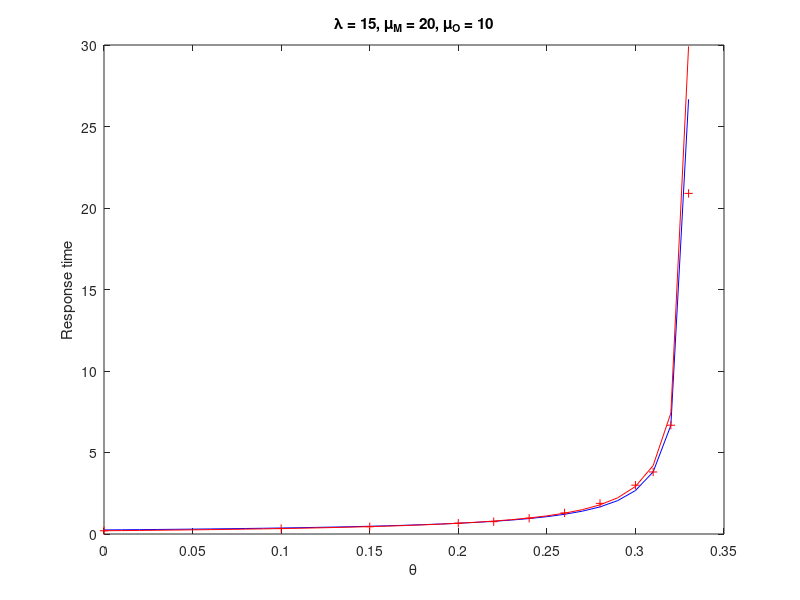
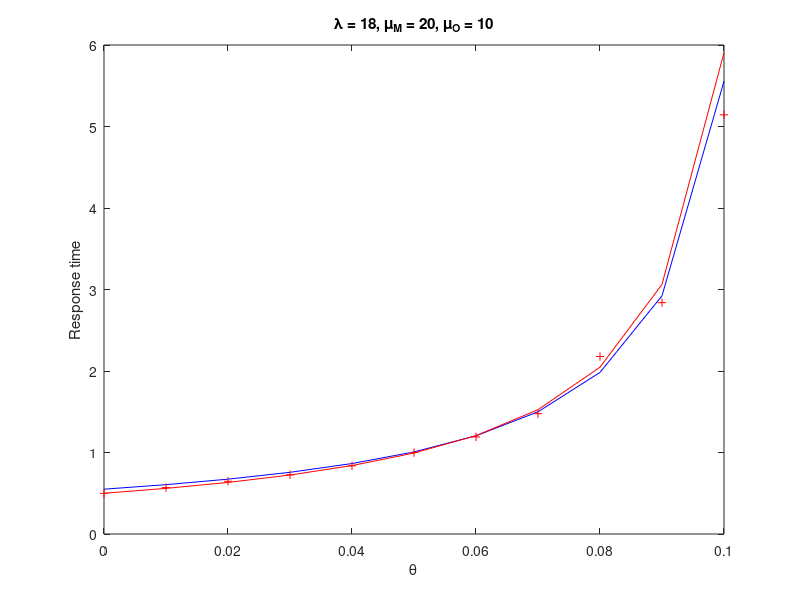
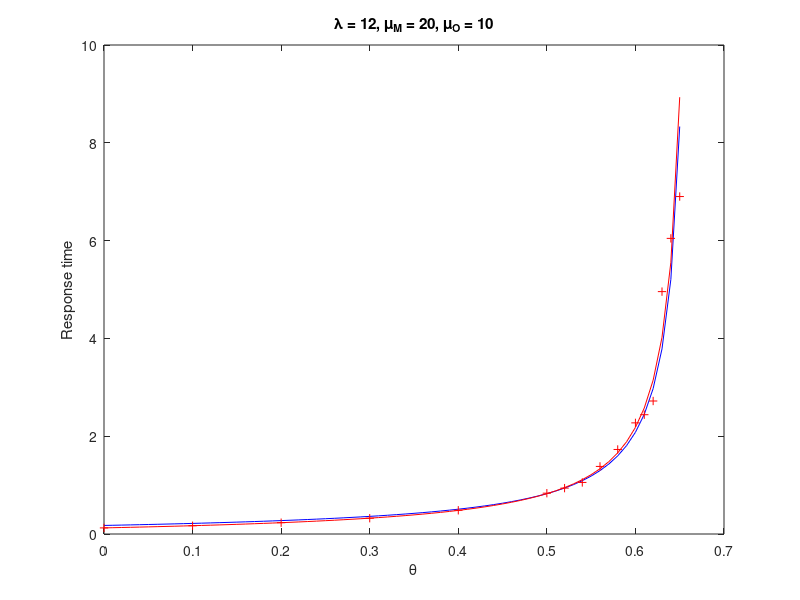
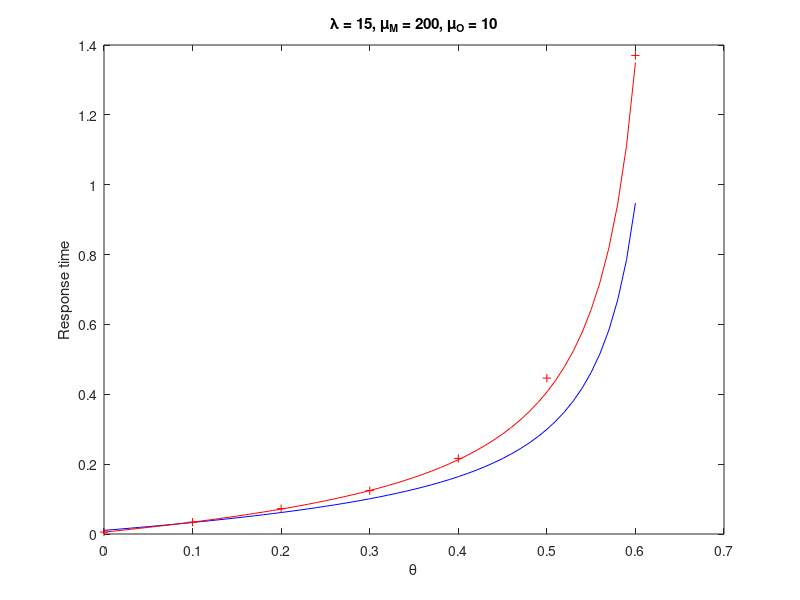

These charts were generated, in order, by the following MATLAB code:
%% Case 1, lambda = 15, muM = 20, mu0 = 10
data = [0.200209	0.0
0.335882	0.1
0.445923	0.15
0.661486	0.2
0.755411	0.22
0.966773	0.24
1.292689	0.26
1.879519	0.28
2.996139	0.3
3.805482	0.31
6.673087	0.32
20.897041	0.33];

lambda = 15; muM = 20; muO = 10;

thetas_exp = data(:,2);
t_exp = data(:,1);

thetas = 0:0.01:0.33;
mu = 1./((1-thetas)/muM+thetas/muO);
rho = lambda./mu;
V = 2*(1-thetas)/muM^2+2*thetas/muO^2-1./mu.^2;
t_pk = (rho+mu*lambda.*V)./(2*(mu-lambda))+1./mu;

mueff = 1./((1-thetas)./muM+thetas./muO);
t_theory = 1./(mueff-lambda)+1./mueff;

figure(1)
plot(thetas,t_theory,'b',thetas,t_pk,'r',thetas_exp,t_exp,'r+')
title('\lambda = 15, \mu_M = 20, \mu_O = 10')
xlabel('\theta')
ylabel('Response time')

%% Case 2, lambda = 18, muM = 20, muO = 10
data = [0.498690	0.0
0.569286	0.01
0.646966	0.02
0.726331	0.03
0.836801	0.04
0.999641	0.05
1.191029	0.06
1.476211	0.07
2.177138	0.08
2.838722	0.09
5.143262	0.1];

lambda = 18; muM = 20; muO = 10;

thetas_exp = data(:,2);
t_exp = data(:,1);

thetas = 0:0.01:0.1;
mu = 1./((1-thetas)/muM+thetas/muO);
rho = lambda./mu;
V = 2*(1-thetas)/muM^2+2*thetas/muO^2-1./mu.^2;
t_pk = (rho+mu*lambda.*V)./(2*(mu-lambda))+1./mu;

mueff = 1./((1-thetas)./muM+thetas./muO);
t_theory = 1./(mueff-lambda)+1./mueff;

figure(2)
plot(thetas,t_theory,'b',thetas,t_pk,'r',thetas_exp,t_exp,'r+')
title('\lambda = 18, \mu_M = 20, \mu_O = 10')
xlabel('\theta')
ylabel('Response time')


%% Case 3, lambda = 12, muM = 20, muO = 10
data = [0.124654	0.0
0.168971	0.1
0.231329	0.2
0.323117	0.3
0.485127	0.4
0.834520	0.5
0.938225	0.52
1.054496	0.54
1.381846	0.56
1.728479	0.58
2.272587	0.6
2.439631	0.61
2.719892	0.62
4.956761	0.63
6.045373	0.64
6.901075	0.65];

lambda = 12; muM = 20; muO = 10;

thetas_exp = data(:,2);
t_exp = data(:,1);

thetas = 0:0.01:0.65;
mu = 1./((1-thetas)/muM+thetas/muO);
rho = lambda./mu;
V = 2*(1-thetas)/muM^2+2*thetas/muO^2-1./mu.^2;
t_pk = (rho+mu*lambda.*V)./(2*(mu-lambda))+1./mu;

mueff = 1./((1-thetas)./muM+thetas./muO);
t_theory = 1./(mueff-lambda)+1./mueff;


figure(3)
plot(thetas,t_theory,'b',thetas,t_pk,'r',thetas_exp,t_exp,'r+')
title('\lambda = 12, \mu_M = 20, \mu_O = 10')
xlabel('\theta')
ylabel('Response time')

%% Case 4, lambda = 75, muM = 100, muO = 50
data = [0.039905	0.0
0.067742	0.1
0.074773	0.12
0.083519	0.14
0.096627	0.16
0.110738	0.18
0.134106	0.2
0.153068	0.22
0.201784	0.24
0.256441	0.26
0.278537	0.27
0.370693	0.28
0.435710	0.29
0.604983	0.3
0.899812	0.31];

lambda = 75; muM = 100; muO = 50;

thetas_exp = data(:,2);
t_exp = data(:,1);

thetas = 0:0.01:0.31;
mu = 1./((1-thetas)/muM+thetas/muO);
rho = lambda./mu;
V = 2*(1-thetas)/muM^2+2*thetas/muO^2-1./mu.^2;
t_pk = (rho+mu*lambda.*V)./(2*(mu-lambda))+1./mu;

mueff = 1./((1-thetas)./muM+thetas./muO);
t_theory = 1./(mueff-lambda)+1./mueff;

figure(5)
plot(thetas,t_theory,'b',thetas,t_pk,'r',thetas_exp,t_exp,'r+')
title('\lambda = 75, \mu_M = 100, \mu_O = 50')
xlabel('\theta')
ylabel('Response time')

%% Case 5, lambda = 15, muM = 200, muO = 10
data = [0.005402	0.0
0.033882	0.1
0.072511	0.2
0.124159	0.3
0.216340	0.4
0.446356	0.5
1.370213	0.6];

lambda = 15; muM = 200; muO = 10;

thetas_exp = data(:,2);
t_exp = data(:,1);

thetas = 0:0.01:0.6;
mu = 1./((1-thetas)/muM+thetas/muO);
rho = lambda./mu;
V = 2*(1-thetas)/muM^2+2*thetas/muO^2-1./mu.^2;
t_pk = (rho+mu*lambda.*V)./(2*(mu-lambda))+1./mu;

mueff = 1./((1-thetas)./muM+thetas./muO);
t_theory = 1./(mueff-lambda)+1./mueff;

figure(5)
plot(thetas,t_theory,'b',thetas,t_pk,'r',thetas_exp,t_exp,'r+')
title('\lambda = 15, \mu_M = 200, \mu_O = 10')
xlabel('\theta')
ylabel('Response time')

%% Case 6
data = [0.0 0.001 0.001
0.1 0.020 0.021
0.2 0.043 0.043
0.3 0.068 0.068
0.4 0.099 0.097
0.5 0.132 0.133
0.6 0.179 0.179
0.7 0.245 0.242
0.8 0.329 0.339
0.9 0.563 0.518
1.0 1.040 1.000];

lambda = 9; muM = 1000; muO = 10;

thetas_exp = data(:,1);
t_exp = data(:,2);

thetas = 0:0.01:1;
mu = 1./((1-thetas)/muM+thetas/muO);
rho = lambda./mu;
V = 2*(1-thetas)/muM^2+2*thetas/muO^2-1./mu.^2;
t_pk = (rho+mu*lambda.*V)./(2*(mu-lambda))+1./mu;

mueff = 1./((1-thetas)./muM+thetas./muO);
t_theory = 1./(mueff-lambda)+1./mueff;

figure(6)
plot(thetas,t_theory,'b',thetas,t_pk,'r',thetas_exp,t_exp,'r+')
title('\lambda = 9, \mu_M = 1000, \mu_O = 10')
xlabel('\theta')
ylabel('Response time')